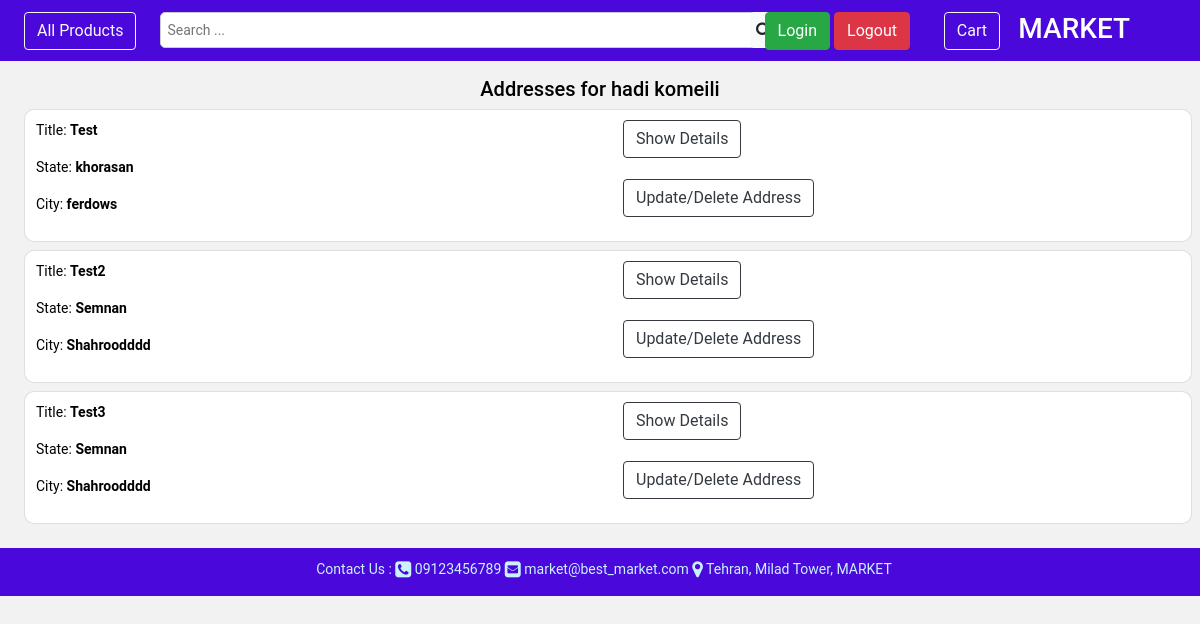
The app's page /customer/addresses/ (signed in), older data.
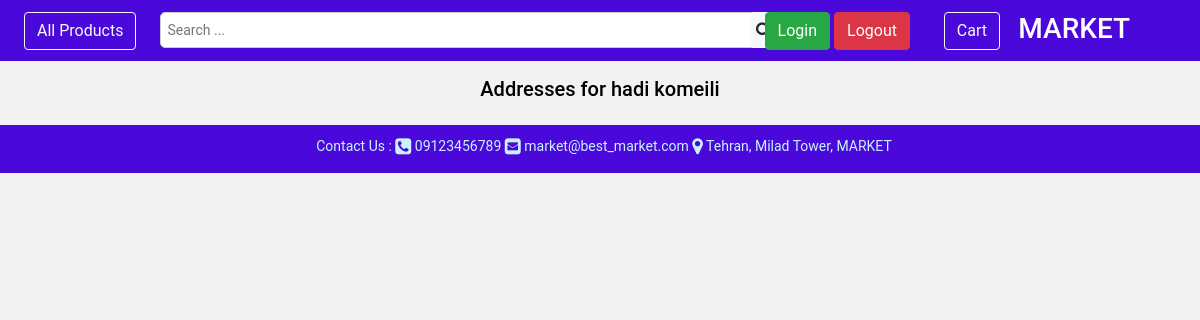
The same page, newer data.
### customer/models.py (models this page shows, shortened)
class Address(BaseModel):
    owner = models.ForeignKey(Customer, verbose_name=_('address owner'), help_text=_('specify owner'),
                              null=True, blank=True, on_delete=models.CASCADE)
    title = models.CharField(verbose_name=_('address title'), help_text=_('enter title for this address'),
                             max_length=25, default='New')
    latitude = models.FloatField(verbose_name=_('latitude'), help_text=_('enter latitude'), null=True, blank=True)
    longitude = models.FloatField(verbose_name=_('longitude'), help_text=_('enter longitude'), null=True, blank=True)
    country = models.CharField(verbose_name=_('country name'), help_text=_('enter country name'), null=False,
                               blank=False, default='Iran', max_length=30)
    state = models.CharField(verbose_name=_('state name'), help_text=_('enter state name'), null=False, blank=False
                             , max_length=50)
    city = models.CharField(verbose_name=_('city name'), help_text=_('enter city name'), null=False, blank=False,
                            max_length=50)
    village = models.CharField(verbose_name=_('village name'), help_text=_('enter village name'), null=True,
                               blank=True, max_length=50)
    rest_of_address = models.TextField(verbose_name=_('rest of address'), help_text=_('enter rest of address'),
                                       null=False, blank=True)
    post_code = models.CharField(verbose_name=_('post code'), help_text=_('enter post code'), null=True,
                                 blank=True, max_length=10)

### customer/views.py (the view)
# urls.py: path('addresses/', AddressListCustomerView.as_view(), name='address_list'),
class AddressListCustomerView(View):
    def get(self, request, *args, **kwargs):
        customer = self.request.user
        addresses = Address.objects.filter(owner=customer)
        return render(request, 'customer/customer_addresses.html', {'customer': customer, 'cus_addresses': addresses})

### core/models.py (called while the page is built)
    def get_queryset(self):
        return super().get_queryset().filter(deleted=False)

    def get_queryset(self):
        return super().get_queryset().filter(deleted=False)

### templates/customer/customer_addresses.html (shortened to what this page needs)
{% extends "base.html" %}
{% load i18n %}
{% load static %}
{% block content %}
    <div class="container-fluid p-3">
        <h5 class="text-center">{% translate 'Addresses' %} for {{ customer.first_name }} {{ customer.last_name }}</h5>
        {% for address in cus_addresses %}
            {% include 'customer/address_card.html' with address_card=address %}
        {% endfor %}
    </div>
{% endblock %}

### templates/customer/address_card.html
{% load i18n %}
<div class="card address_card_view text-left m-2 mt-2" style="width: 100%;
 border-radius: 10px; padding: 10px; background-color: white; max-height: 250px">
    <div class="row">
        <div class="col-6 pl-3">
            <p>{% translate 'Title:' %} <strong>{{ address_card.title }}</strong></p>
            <p>{% translate 'State:' %} <strong>{{ address_card.state }}</strong></p>
            <p>{% translate 'City:' %} <strong>{{ address_card.city }}</strong></p>
        </div>
        <div class="col-6">
            <a href="/customer/address_detail/{{ address_card.id }}"><button class="btn btn-outline-dark">{% translate 'Show Details' %}</button></a>
            <br><br>
            <a href="#"><button class="btn btn-outline-dark">{% translate 'Update/Delete Address' %}</button></a>
        </div>
    </div>
</div>

Row changes from the older to the newer data that the page shows:
no longer on this page (row edited): Address: title "Test", state "khorasan", city "ferdows"
no longer on this page (row edited): Address: title "Test2", state "Semnan", city "Shahroodddd"
no longer on this page (row edited): Address: title "Test3", state "Semnan", city "Shahroodddd"
